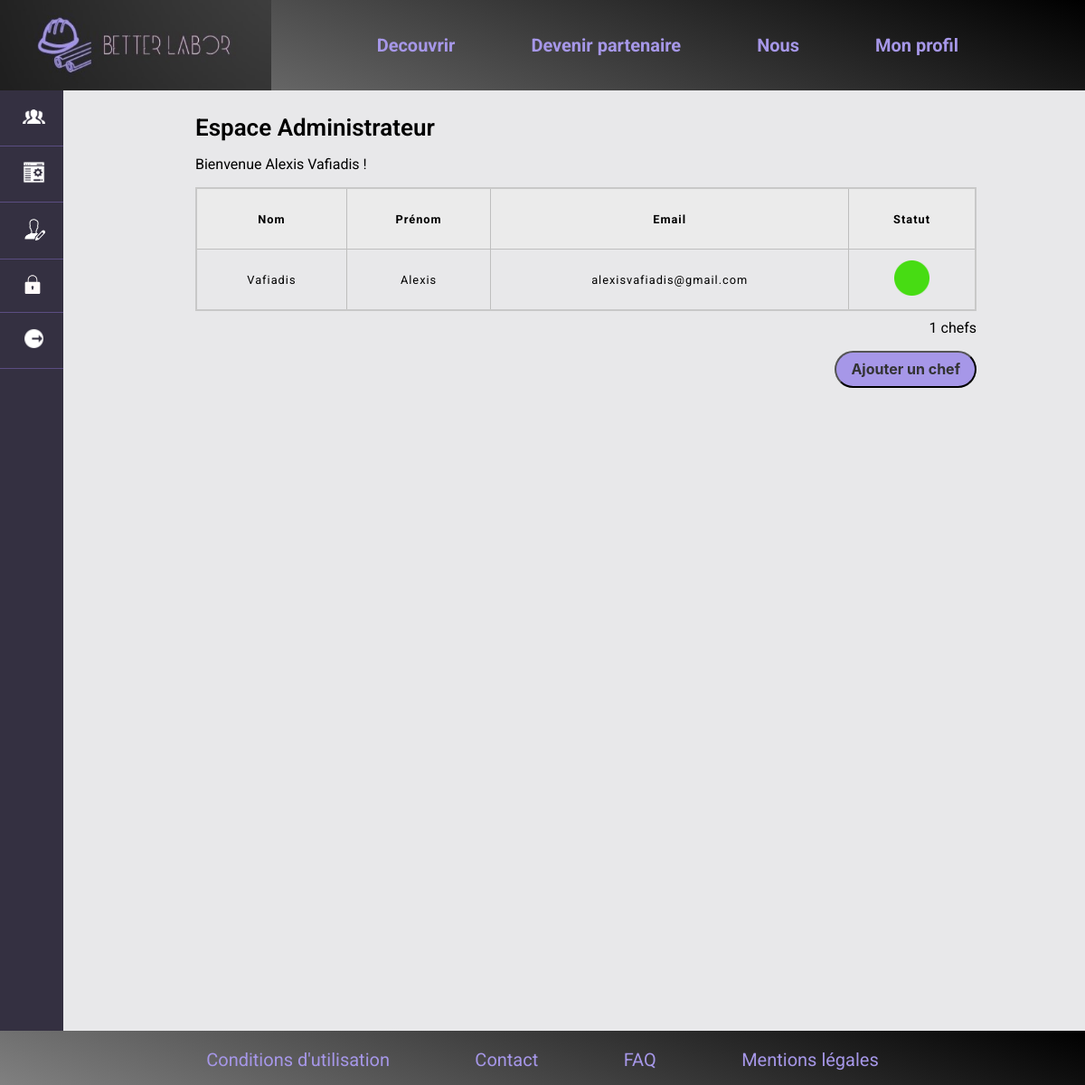
/espace-admin/index.php (signed in), run on the app's committed database.
### tables this page shows
CREATE TABLE `chef` (
  `ID` int(10) UNSIGNED NOT NULL,
  `email` varchar(100) NOT NULL,
  `password` varchar(200) NOT NULL,
  `prenom` varchar(50) NOT NULL,
  `nom` varchar(60) NOT NULL,
  `created_at` datetime NOT NULL DEFAULT CURRENT_TIMESTAMP,
  `updated_at` datetime NOT NULL DEFAULT CURRENT_TIMESTAMP,
  `activated` tinyint(4) DEFAULT '0',
  `code_verification` varchar(20) NOT NULL,
  `activation_expiry` datetime NOT NULL,
  `statut` tinyint(4) DEFAULT '0'
);

### database/fetch_data.php (called while the page is built)
<?php
function fetch_data($conn, $tableName, $columns){
 if(empty($conn)){
  $msg= "Erreur de connexion à la base de données";
 }elseif (empty($columns) || !is_array($columns)) {
  $msg="Les noms des colonnes doivent être définis dans un array indexé";
 }elseif(empty($tableName)){
   $msg= "Le nom de la table est vide";
}else{
$columnName = implode(", ", $columns);
$query = "SELECT ".$columnName." FROM $tableName"." ORDER BY id DESC";
$result = $conn->query($query);
if($result== true){
 if ($result->num_rows > 0) {
    $row= mysqli_fetch_all($result, MYSQLI_ASSOC);
    $msg= $row;
 } else {
    $msg= "Aucune donnée trouvée.";
 }
}else{
  $msg= mysqli_error($conn);
}
}
return $msg;
}
?>

### database/tools.php (called while the page is built, shortened)
<?php
function count_rows($conn, $table) {
    $sql = "SELECT COUNT(*) AS count FROM $table";
    $result = $conn->query($sql);
    $result_row = $result->fetch_array();
    $count = $result_row['count'];
    return $count;
}
?>

### espace-admin/index.php (the view, shortened to what this page needs)
<!DOCTYPE html>
<html lang="fr">
<head>
    <link rel = "stylesheet"  href="../general.css">
	<link rel ="stylesheet" href = "../tableau.css"/>
	<link rel ="stylesheet" href = "espace-admin.css"/>
</head>
<?php
include('../database/config.php');
include('../database/tools.php');
?>
<html>
<body>
<?php
include('../nav-from-parent/nav.php');
include('sidebar.php');
?>
<div class="espace-admin">
<p class="espace-admin-title">Espace Administrateur</p>
<p class="espace-admin-subtitle">Bienvenue <?php echo htmlentities(trim($_SESSION['prenom']) . " " .  $_SESSION['nom']); ?> !</p>
<?php
include("../database/fetch_data.php");
$tableName="chef";
$columns= ['id', 'email','nom','prenom','statut'];
$fetchData = fetch_data($conn, $tableName, $columns);
?>
    <div class ="conteneur">
        <div class="conteneur-tableau">
            <table class="tableau">
                <thead>
                    <tr>
                        <th>Nom</th>
                        <th>Prénom</th>
                        <th>Email</th>
                        <th>Statut</th>
                    </tr>
                </thead>
                <tbody>
        <?php
            if(is_array($fetchData)){
            foreach($fetchData as $data){
        ?>
                    <tr class="row" id="$data['id']">
                        <td><?php echo $data['nom']; ?></td>
                        <td><?php echo $data['prenom']; ?></td>
                        <td><?php echo $data['email']; ?></td>
                        <td><?php
                        if ($data['statut'] == 0) {
                            echo '<img class ="tailleCercle" src = "../images/résultat-vert.png">';
                        }
                        else {
                            echo '<img class ="tailleCercle" src = "../images/résultat-rouge.png">';
                        }
                            ?>
                        </td>
                    </tr>
        <?php
        }}?>
                    </tbody>
                </table>
            </div>
            <p class = "nombreEmploye">
                <?php echo count_rows($conn, "chef"); ?> chefs
            </p>
            <div class="boutons_employes">
                <button class="AjoutEmployés bouton-important">
                    Ajouter un chef
                </button>
            </div>
    </div>
</div>
</body>
</html>
</body>
</html>

### general.css (style rules this page uses)
body { background: #E8E8EA; }
.bouton-important { box-sizing: border-box; color: #333; font-family: Inter; font-size: 1em; opacity: 1; background: #A697E8; border-radius: 25px; padding: 6px 16px; width: auto; height: 2.6em; font-weight: bold; display: inline; cursor: pointer; }
* { font-family: Roboto, 'Open Sans'; }

### tableau.css (style rules this page uses)
body { background-color: #E8E8EA; }
.conteneur { width: 90%; height: 70%; margin-left: 0%; }
.conteneur-tableau { display: flex; justify-content: center; width: 100%; overflow-x: auto; }
html { font-family: sans-serif; }
table { border-collapse: collapse; border: 2px solid rgb(200,200,200); letter-spacing: 1px; font-size: 0.8rem; margin-bottom: 1%; align-self: center; width: 100%; }
td, th { border: 1px solid rgb(190,190,190); padding: 1px 15px; height: 5em; white-space: nowrap; }
th { background-color: rgb(235,235,235); }
td { text-align: center; }
.tailleCercle { width: 3em; height: 3em; }
.nombreEmploye { margin-right: 0px; margin-left: auto; width: 20%; display: block; position: relative; text-align: right; margin-top: 0%; }
.boutons_employes { display: flex; margin-right: 0px; margin-left: auto; width: 60%; flex-direction: row-reverse; }
.AjoutEmployés { margin-right: 0px; }
.row { cursor: pointer; }

### espace-admin/espace-admin.css (style rules this page uses)
.espace-admin { width: 80%; margin-left: 18%; margin-top: 2%; }
.espace-admin-title { font-size: 26px; font-weight: 600; margin-bottom: 3px; display: block; }

### barre profil.css (style rules this page uses)
body { background-color: #E8E8EA; width: 100%; padding: 0; margin: 0; }

### data on the page
chef: nom "Vafiadis", prenom "Alexis", email "alexisvafiadis@gmail.com", statut 0 (drawn)

### other printed values
trim($_SESSION['prenom']) . " " .  $_SESSION['nom'] "Alexis Vafiadis"
count_rows($conn, "chef") "1"
